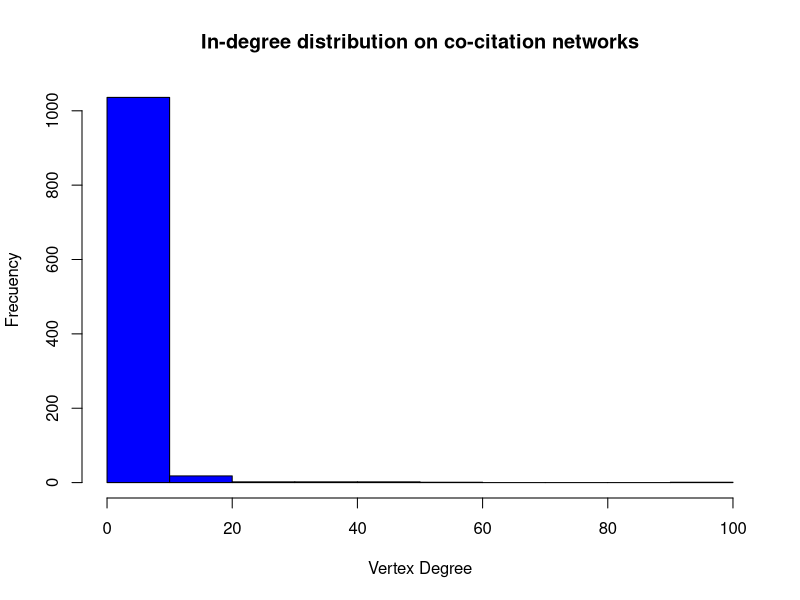
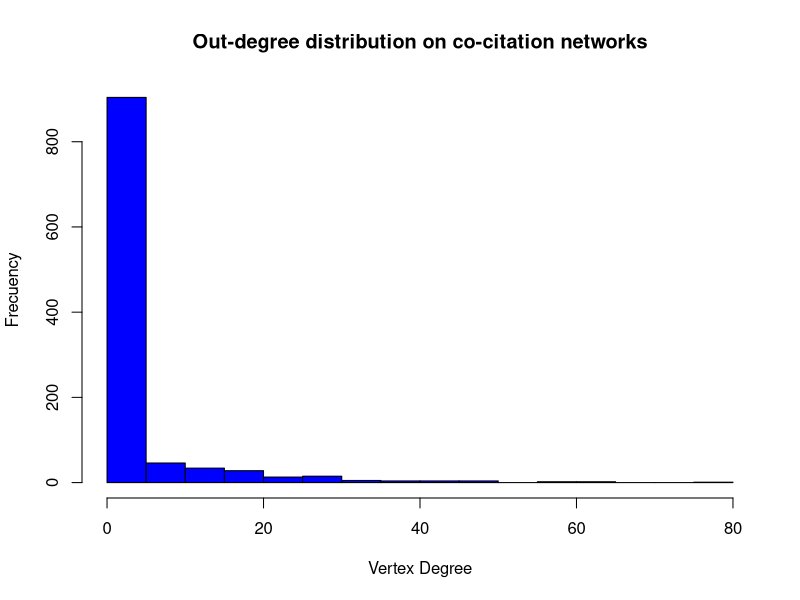
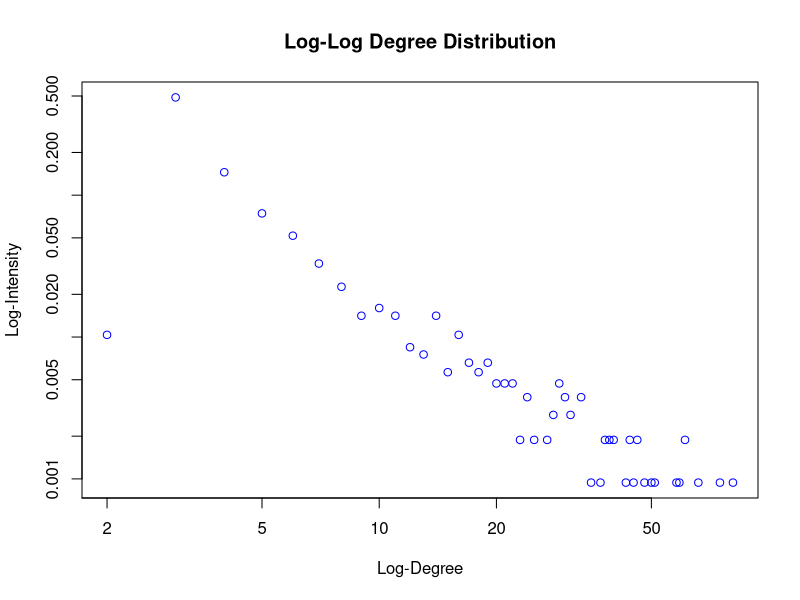
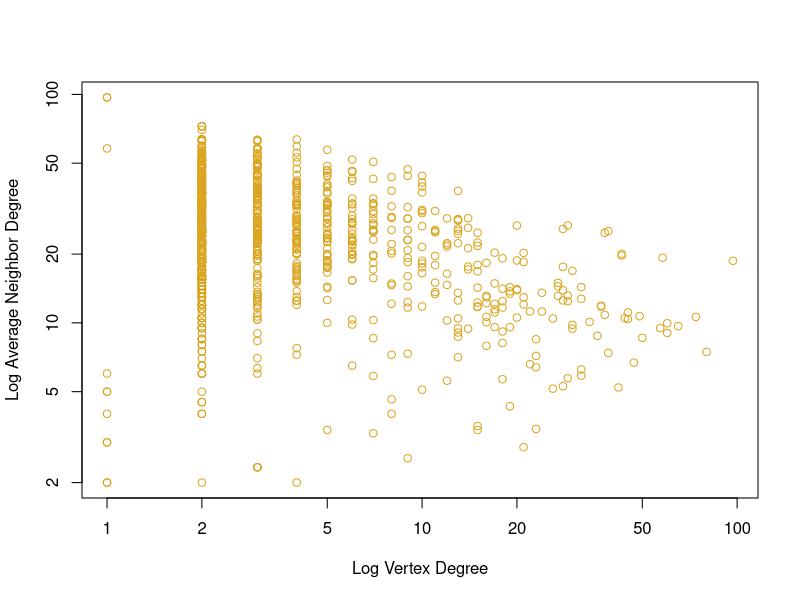

Recreate these plots in R, in order.
## ---- chunk 1
setwd("C:/Users/Sebastian/Google Drive/DOCTORADO/INTERNSHIP/Kentucky University/Activities Internship/F LINKS IGRAPH")

## ---- chunk 2
library(igraph)
## ---- chunk 3
giant.component <- function(graph) {
        cl <- clusters(graph)
        induced.subgraph(graph, which(cl$membership == which.max(cl$csize)))}
## ---- chunk 4
nodes.raw <-  read.csv("Example_Nodes_SNAOrganization.csv", stringsAsFactors = FALSE)
edges.raw <- read.csv("Example_Edges_SNAOrganization.csv", stringsAsFactors = FALSE)

head(nodes.raw)
head(edges.raw)
## ---- chunk 5
net.clean.1 <- graph.data.frame(d = edges.raw, directed = TRUE, 
                            vertices = nodes.raw)
net.clean.1 <- simplify(net.clean.1)

summary(net.clean.1)
## ---- chunk 6
V(net.clean.1)$indegree <- degree(net.clean.1, mode = "in")
V(net.clean.1)$outdegree <- degree(net.clean.1, mode = "out")

head(as_data_frame(net.clean.1, what = "vertices"))
## ---- chunk 7
net.clean.2 <- delete.vertices(net.clean.1, V(net.clean.1)[indegree == 1 &
                                                                 outdegree == 0])

head(as_data_frame(net.clean.2, what = "vertices"))
## ---- chunk 8
net.clean.3 <- giant.component(net.clean.2)

summary(net.clean.3)
## ---- chunk 9
net.tidied.1 <- net.clean.3
## ---- chunk 10
net.tidied.2 <- delete_vertex_attr(net.tidied.1, "outdegree" )
net.tidied.3 <- delete_vertex_attr(net.tidied.2, "indegree" )
net.tidied <- net.tidied.3

summary(net.tidied)
## ---- chunk 11
graph.density(net.tidied)
## ---- chunk 12
transitivity(net.tidied, type = "global")
## ---- chunk 13
diameter(net.tidied, directed = TRUE, weights = NA)
## ---- chunk 14
centr_degree(net.tidied, mode = "all")$centralization
## ---- chunk 15
V(net.tidied)$indegree <- degree(net.tidied, mode = "in")
V(net.tidied)$outdegree <- degree(net.tidied, mode = "out")
V(net.tidied)$degree <- degree(net.tidied, mode = "all")
## ---- chunk 16
V(net.tidied)$bet <- betweenness(net.tidied)
## ---- chunk 17
V(net.tidied)$bonacich <- power_centrality(net.tidied)
## ---- chunk 18
V(net.tidied)$transitivity <- transitivity(net.tidied, type = "local")

head(as_data_frame(net.tidied, what = "vertices"))
## ---- chunk 19
community <- cluster_fast_greedy(as.undirected(net.tidied))
V(net.tidied)$community <- community$membership

table(V(net.tidied)$community)
## ---- chunk 20
V(net.tidied)$coreness <- coreness(net.tidied)

table(V(net.tidied)$coreness)
## ---- chunk 21
hist(degree(net.tidied, mode = "in"), col="blue", 
     main = "In-degree distribution on co-citation networks",
     xlab = "Vertex Degree", ylab = "Frecuency")

hist(degree(net.tidied, mode = "out"), col="blue", 
     main = "Out-degree distribution on co-citation networks",
     xlab = "Vertex Degree", ylab = "Frecuency")
## ---- chunk 22
d.net.tidied <- degree(net.tidied, mode = "all") 
dd.net.tidied <- degree.distribution(net.tidied)

d <- 1:max(d.net.tidied)
ind <- (dd.net.tidied != 0)
plot(d[ind], dd.net.tidied[ind], log = "xy", col = "blue", 
     xlab = c("Log-Degree"), ylab = c("Log-Intensity"), 
     main = "Log-Log Degree Distribution")
## ---- chunk 23
a.nn.deg.net.tidied <- graph.knn(net.tidied,V(net.tidied))$knn
plot(d.net.tidied, a.nn.deg.net.tidied, 
     log="xy", col="goldenrod", 
     xlab=c("Log Vertex Degree"),
     ylab=c("Log Average Neighbor Degree"))
## ---- chunk 24
df.1 <- as_data_frame(net.tidied, what = "vertices")

df.1 <- df.1[, c("label", "outdegree", "indegree", "bet")]

seminals <- df.1[df.1$outdegree == 0,]
seminals <- head(seminals[order(seminals$indegree, 
                                rev(seminals$indegree),
                                decreasing = TRUE), "label"], 10)

structurals <- head(df.1[order(df.1$bet, rev(df.1$bet),
                            decreasing = TRUE), "label"], 10)

currents <- df.1[df.1$indegree == 0,]
currents <- head(currents[order(currents$outdegree, 
                                rev(currents$outdegree),
                                decreasing = TRUE), "label"], 10)

key.papers <- data.frame(seminals, structurals, currents, stringsAsFactors = FALSE)

key.papers
## ---- chunk 25
write.csv(key.papers, "key_papers.csv", row.names = FALSE)
## ---- chunk 26
write.graph(net.tidied, "net_tidied.graphml", "graphml")
